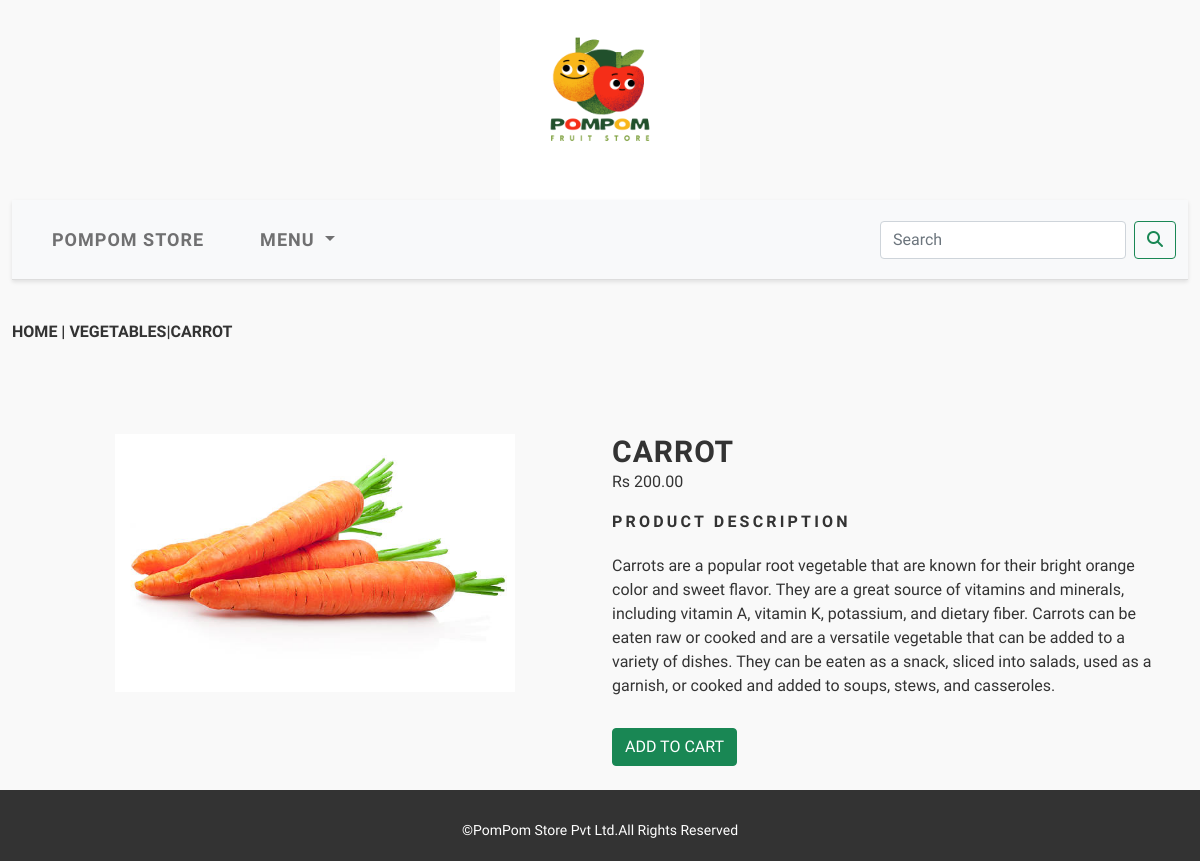
The page /shop/Vegetables/Carrot/ on the database its author committed.
### shop/models.py (models this page shows, shortened)
class product(models.Model):
    name = models.CharField(max_length=250, unique=True)
    slug = models.SlugField(max_length=250, unique=True)
    desc = models.TextField(blank=True)
    img = models.ImageField(upload_to='product',blank=True)
    price=models.DecimalField(max_digits=10,decimal_places=2)
    category=models.ForeignKey(category,on_delete=models.CASCADE)
    stock=models.IntegerField()
    available=models.BooleanField(default=True)
    created=models.DateTimeField(auto_now_add=True)
    updated=models.DateTimeField(auto_now=True)
    class Meta:
        ordering=('name',)
        verbose_name='product'
        verbose_name_plural='products'

class category(models.Model):
    name=models.CharField(max_length=250,unique=True)
    slug=models.SlugField(max_length=250,unique=True)
    desc1=models.TextField(blank=True)
    img=models.ImageField(upload_to='category',blank=True)
    class Meta:
        ordering=('name',)
        verbose_name='category'
        verbose_name_plural='categories'
    def get_url(self):
        return reverse('shop:products_by_category',args=[self.slug])
    def __str__(self):
        return '{}'.format(self.name)

### shop/views.py (the view)
# urls.py: path('<slug:c_slug>/<slug:product_slug>/',views.prodetail,name='procatdetail')
def prodetail(request,c_slug,product_slug):
    try:
        product1=product.objects.get(category__slug=c_slug,slug=product_slug)
        related_products = product.objects.filter(category__slug=c_slug).exclude(slug=product_slug)[:4]
    except Exception as e:
        raise e
    context = {
        'product1': product1,
        'related_products': related_products,
        'product': product1,  # pass product1 to the template context as product
    }
    return render(request,'product.html',context)

### cart/context_processors.py (called while the page is built)
def counter(request):
    item_count=0
    if 'admin' in request.path:
        return {}
    else:
        try:
            Cart=carts.objects.filter(cart_id=cart_id(request))
            cart_items=cart_item.objects.filter(Cart=Cart[:1])
            for Cart_Items in cart_items:
                item_count += Cart_Items.quantity
        except carts.DoesNotExist:
            item_count=0
        return dict(item_count=item_count)

### cart/views.py (called while the page is built)
def cart_id(request):
    Cart = request.session.session_key
    if not Cart:
        Cart = request.session.create()
    return Cart

### shop/context_processors.py (called while the page is built)
def menu_links(request):
    links=category.objects.all()
    return dict(links=links)

### templates/product.html (shortened to what this page needs)
{% extends 'base.html' %}
{% load static %}
{% block content %}
<div class="row my_product_row_class">
    <div class="mx_auto">
        <p><a href="{% url 'shop:allprodcat' %}">Home</a> | <a href="{{product1.category.get_url}}">{{product1.category}}</a>|{{product1.name}}</p>
    </div>
</div>
<div class="container">
<br>
<div class="row">
    <div class="col-12 col-sm-12 col-md-12 col-lg-6 text-center">
        <div style="min-width:18rem">
            <img src="{{product1.img.url}}" alt="{{product1.name}}" width="400px">
        </div>
    </div>
        <div class="col-12 col-sm-12-col-md-12 col-lg-6 text-justify">
            <div>
            <h1 class="my_prod_title">{{product1.name}}</h1>
            <p>Rs {{product1.price}}</p>
            <p class="my_title">Product Description</p>
            <p class="text-justify my_product_text">{{product1.desc}}</p>
            {% if product1.stock <= 0 %}
            <p class="text-justify my_product_text"><b>Sorry Out Of Stock Will soon Restore</b></p>
            {% else %}
            <a  class="btn btn-success" href="{% url 'cart:add_cart' product.id %}">ADD TO CART</a>
            {% endif %}
        </div>
    </div>
</div>
</div>
{% endblock %}

### static/css/custom.css (style rules this page uses)
body { font-family: 'Bruno Ace SC', cursive; background-color: #f9f9f9; color: #333; }
a { color: #333; text-decoration: none; transition: all 0.3s ease-in-out; }
h1, h2, h3, h4, h5, h6 { font-family: 'Bruno Ace SC', cursive; font-weight: bold; text-transform: uppercase; letter-spacing: 1px; margin: 0; }
h1 { font-size: 30px; line-height: 1.2; }
p { font-size: 16px; line-height: 1.5; }
.my_title { font-size: 16px; text-transform: uppercase; letter-spacing: 0.2em; margin-top: 15px; margin-bottom: 5px; font-weight: bold; }
.my_product_row_class { padding-top: 40px; padding-bottom: 30px; }
.my_product_row_class .mx_auto { color: #333; font-size: 18px; font-weight: bold; text-transform: uppercase; margin-bottom: 20px; }
.my_product_text { margin-top: 20px; margin-bottom: 30px; }

### rows shown on the page
product: category "VEGETABLES", name "CARROT", img (picture), price "200.00", desc "Carrots are a popular root vegetable that are known for their bright orange color and sweet flavor. They are a great source of vitamins and minerals, including vitamin A, vitamin K, potassium, and dietary fiber. Carrots can be eaten raw or cooked and are a versatile vegetable that can be added to a variety of dishes. They can be eaten as a snack, sliced into salads, used as a garnish, or cooked and added to soups, stews, and casseroles."
